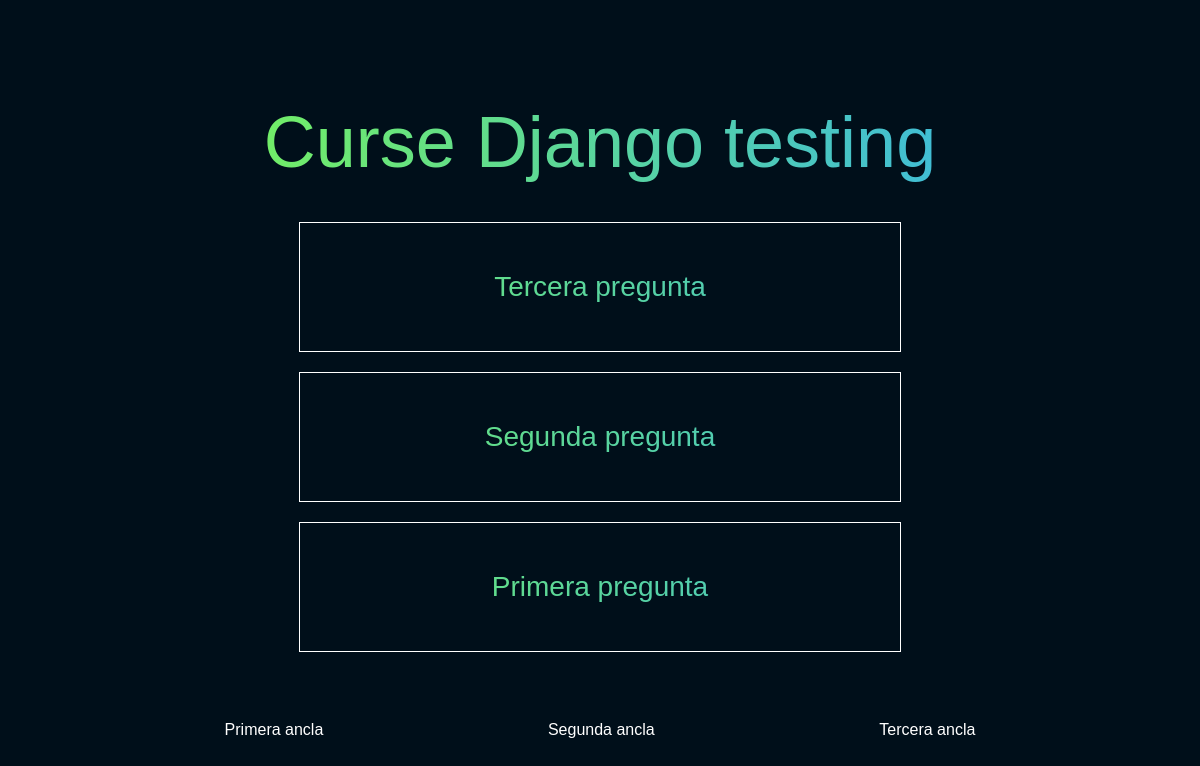
The page /polls/ on the database as committed earlier.
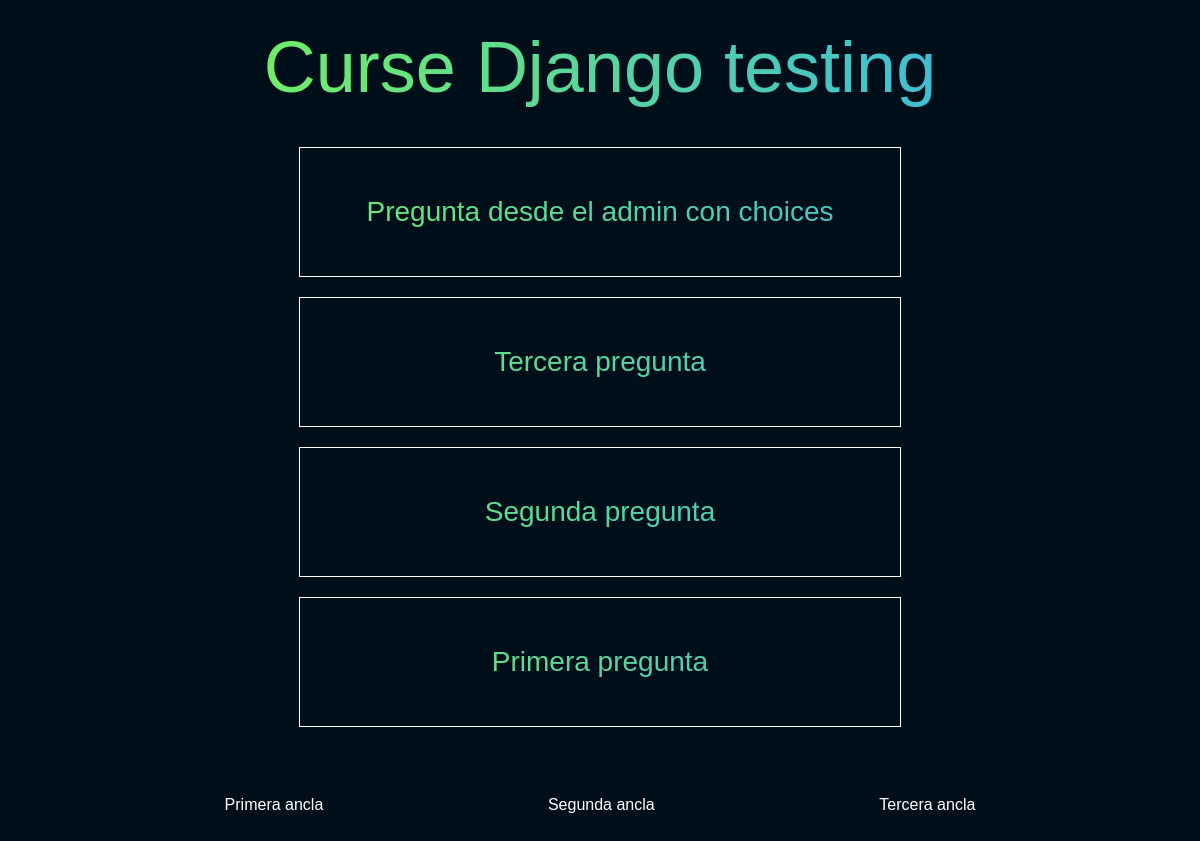
The same page on the database as committed later.
### polls/models.py (models this page shows, shortened)
class Question(models.Model):
    question_text = models.CharField(max_length=200)
    pub_date = models.DateTimeField("date published")

### polls/views.py (the view)
# urls.py: path('', views.IndexView.as_view(), name='index'),
class IndexView(generic.ListView):
    template_name = "polls/index.html"
    context_object_name = "latest_question_list"
    def get_queryset(self):
        return Question.objects.filter(pub_date__lte=timezone.now()).order_by("-pub_date")[:5]

### polls/templates/polls/index.html (shortened to what this page needs)
{% load static %}
<!DOCTYPE html>
<html lang="en">
<head>
    <link rel="stylesheet" href="{% static 'polls/reset.css' %}">
    <link rel="stylesheet" href="{% static 'polls/styles.css' %}">
</head>
<body>
    <main>
        <header>
            <h1>Curse Django testing</h1>
        </header>
        <main>
            {% if latest_question_list %}
                <ul>
                {% for question in latest_question_list %}
                    <li><a href="{% url 'polls:detail' question.id %}">{{ question.question_text }}</a></li>
                {% endfor %}
                </ul>
            {% else %}
                <p>No hay polls.</p>
            {% endif %}
        </main>
        <footer>
            <a href="">Primera ancla</a>
            <a href="">Segunda ancla</a>
            <a href="">Tercera ancla</a>
        </footer>
    </main>
</body>
</html>

Rows that differ between the two databases and show on the page:
added Question: question_text "Pregunta desde el admin con choices"
